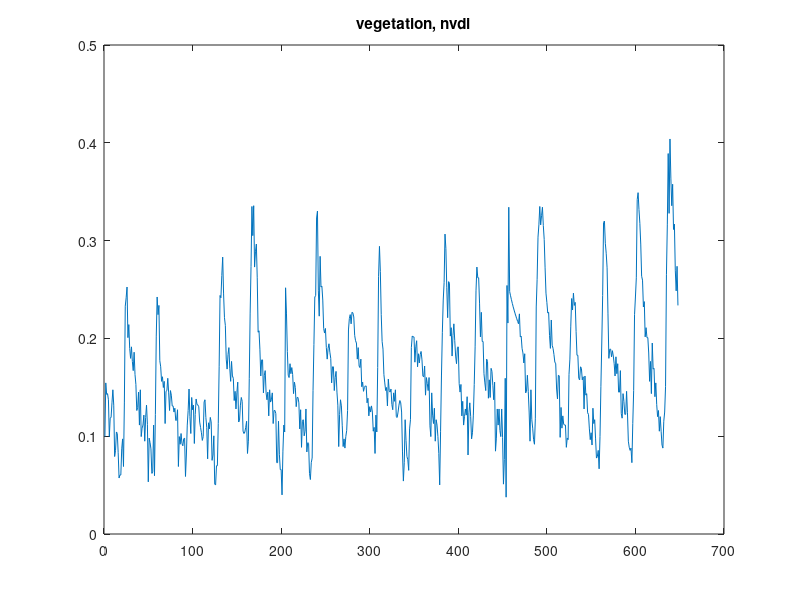

Here is the MATLAB script that generated this plot: (Note: this script raises an error after producing the figure.)

%% Model of vegetation(NVDI) WITHOUT using rain as input 
% Time Series Analysis
% Niels Gudde & Albert Regnell

clear; clc;
close all

%% Loading data
load proj23.mat

nvdi = ElGeneina.nvdi;

% We rescale the vegetation data to the range -1 to 1
nvdi_scaled = (nvdi-127.5)/127.5;

% We plot the vegetation
plot(nvdi_scaled)
title("vegetation, nvdi")

%% Dividing the datasets 
% We need to divide our data into modeling, validation, test

percent_m = 0.70;
percent_v = 0.20;
percent_t = 0.10;

m_end = floor(percent_m*length(nvdi));
v_end = floor((percent_m+percent_v)*length(nvdi));


nvdi_m = nvdi_scaled(1:m_end); 
nvdi_v = nvdi_scaled(m_end+1:v_end);
nvdi_t = nvdi_scaled(v_end+1:end);

%% Check if we should transform the data

checkIfNormal(nvdi_m, 'NDVI modeling data')

bcNormPlot(nvdi_m) % Peak in 0.22, we choose to log-transform the data

nvdi_m_log = log(nvdi_m+2);
checkIfNormal(nvdi_m_log, 'log(NDVI) modeling data') % Normal!

%% Simulate

% n = 10000;
% e = randn(n+100,1); %white noise
% nvdi_m = filter(C_final,A_final,e); % Create the output
% nvdi_m_log = log(nvdi_m+2)
% nvdi_m_log = myFilter(nvdi_m_log,100);
% figure;
% plot(nvdi_m_log);


%% We see a strong spike in the PACF at lag 1, lets remove it

% This is to create a model wothout differentiating first

% 
% poly_init = idpoly([1 0] ,[] ,[1 zeros(1, 36)]);
% poly_init.Structure.a.Free = [0 1];
% poly_init.Structure.c.Free = [zeros(1,36) 1];
% model_armax = pem(nvdi_scaled, poly_init);
% 
% res = resid(model_armax, nvdi_scaled);
% res = myFilter(res, length(model_armax.C)-1);
% 
% % Evaluate the model
% plotACFnPACFnNorm(res.y, 50, 'AR(1) residuals');
% figure;
% whitenessTest(res.y);
% present(model_armax);

%% We suspect there should be a season of 36, and the ACF supports this

S = 36;
AS = [1 zeros(1, S-1) -1];
model_s = idpoly(AS);

nvdi_s = resid(model_s, nvdi_m_log);
nvdi_s = myFilter(nvdi_s, length(AS));

plotACFnPACFnNorm(nvdi_s.y, 50, 'nabla_{36} nvdi');
present(model_s);
figure;
whitenessTest(nvdi_s.y);

%% We see a strong peak in the PACF at lag 1, lets remove it
A = [1 0];
C = [1];

model_init = idpoly(A, [], C);
%model_init.Structure.a.Free = [0 1 zeros(1, 34) 1];
%model_init.Structure.c.Free = [zeros(1, 36) 1];
model_sarima = pem(nvdi_s, model_init);

res = resid(model_sarima, nvdi_s);
res = myFilter(res, length(C)-1);

plotACFnPACFnNorm(res.y, 50, 'NVDI, SARIMA(36, 1, 0, 0)');
figure;
whitenessTest(res.y);
present(model_sarima);

%% We now have peaks at lag 36 in both the ACF and the PACF

A = [1 0];
C = [1 zeros(1, 36)];

model_init = idpoly(A, [], C);
%model_init.Structure.a.Free = [0 1 zeros(1, 34) 1];
model_init.Structure.c.Free = [zeros(1, 36) 1];
model_sarima = pem(nvdi_s, model_init);

res = resid(model_sarima, nvdi_s);
res = myFilter(res, length(C)-1);

plotACFnPACFnNorm(res.y, 50, 'NVDI, SARIMA(36, 1, 0, 36)');
figure;
whitenessTest(res.y);
present(model_sarima);

%We conclude that this is the is a good enough model with white residuals.
%This is an SARIMA(36,1,0,36)

%% Final parameter values are:
A_simulate = conv(model_sarima.A, AS); % Perform polynomial multiplication using convolutions
C_simulate= model_sarima.C;

%A_simulate = [1 -0.7837 zeros -1 0.7837]
%C_simulate = [1]
%exactly the same


%% Lets check how the model performes on the validation dataset

%% Lets predict using the SARIMA model
A_final = conv(model_sarima.A, AS); % Perform polynomial multiplication using convolutions
C_final= model_sarima.C;
modelLim = length(nvdi_m);
n = length(nvdi_m) + length(nvdi_v);

%A_final = [1 -0.7786 zeros -1 0.7786]
%C_final = [1]

k = 7; 
% Form the SARIMA prediction for y_t
[Fy, Gy] = polydiv(C_final, A_final, k );

% Form the predicted y
yhatk  = filter(Gy, C_final, [nvdi_m', nvdi_v']');

% Plotting the predicted NVDI vs the actual
figure
plot([[exp(nvdi_m')-1, exp(nvdi_v')-1]' exp(yhatk)-1] ) % Transform the data back
line( [modelLim modelLim], [-1e6 1e6 ], 'Color','red','LineStyle',':' ) %modelLim gives error for me
legend('Output signal', 'Predicted output', 'Prediction starts')
title( sprintf('Predicted output signal, y_{t+%i|t}', k) )
axis([1 n -1 1]);

% We look at the prediction error residuals
ehat_sarima = nvdi_v-yhatk(length(nvdi_m)+1:end); %Let it start on corrupted data???
pred_var_sarima = var(ehat_sarima); 


%% Compare to the naive predictor

y_naive = naivePred([nvdi_m', nvdi_v']', k)';
ehat_naive = nvdi_v-y_naive(length(nvdi_m)+1:end);

pred_var_naive = var(ehat_naive);

figure
plot([[nvdi_m', nvdi_v']' y_naive] )
line( [modelLim modelLim], [-1e6 1e6 ], 'Color','red','LineStyle',':' ) %modelLim gives error for me
legend('Output signal', 'Predicted output', 'Prediction starts')
title( sprintf('Predicted output signal, y_{t+%i|t}', k) )
axis([1 n 0 max(nvdi_m)*1.5])

% The SARIMA model is better than the naive predictor both for 
% k = 3 and k = 39. Same prediction error variance for k = 36.


%% Compare to the naive predictor

y_naive = naivePred([nvdi_m', nvdi_v']', k)';
ehat_naive = nvdi_v-y_naive(length(nvdi_m)+1:end);

pred_var_naive = var(ehat_naive);

figure
plot([[nvdi_m', nvdi_v']' y_naive] )
line( [modelLim modelLim], [-1e6 1e6 ], 'Color','red','LineStyle',':' ) %modelLim gives error for me
legend('Output signal', 'Predicted output', 'Prediction starts')
title( sprintf('Predicted output signal, y_{t+%i|t}', k) )
axis([1 n 0 max(nvdi_m)*1.5])

% The SARIMA model is better than the naive predictor both for 
% k = 3 and k = 39. Same prediction error variance for k = 36.




